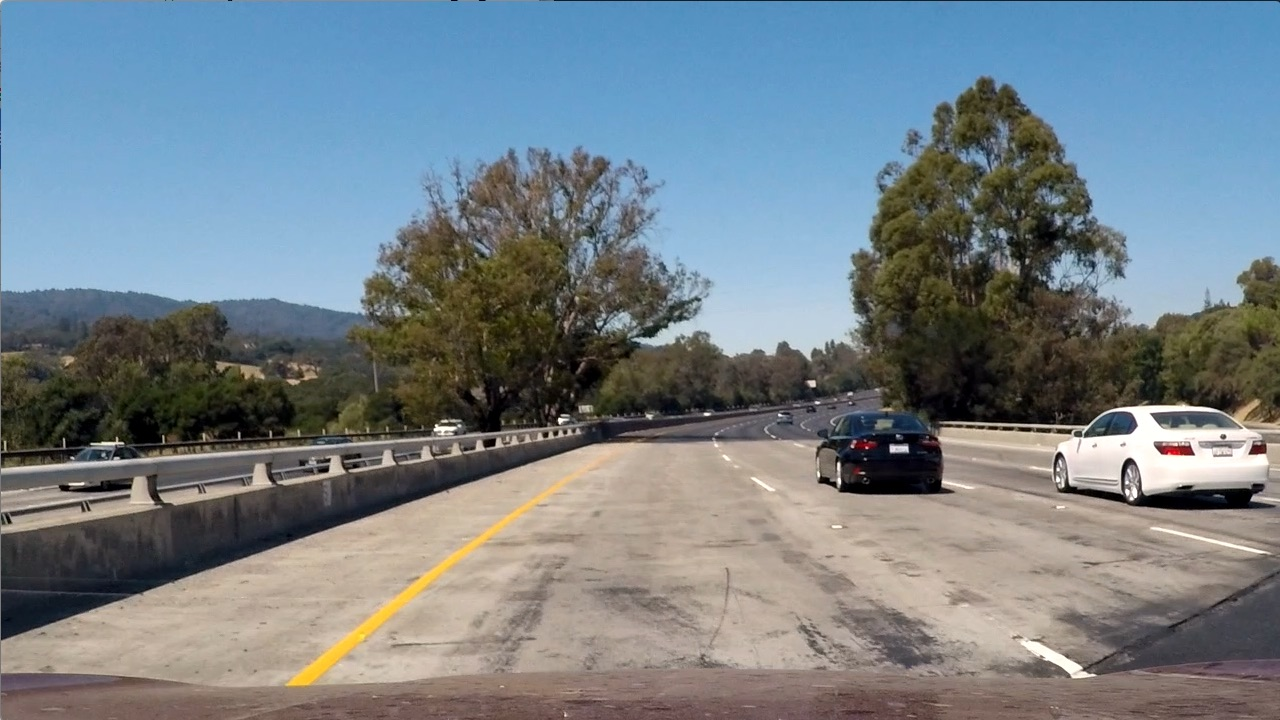
#> input picture test_images/test1.png, 1280 x 720 px; its folder holds 4 pictures in this run
$ jupyter execute --allow-errors Vehicle_Detection_and_Tracking.ipynb   (shell and % lines are left out)   (older library calls are emulated)
#> lines starting #> are read from the running program, lines starting #| are printed output that depends on the picture
# Self-Driving Car Engineer Nanodegree

## Deep Learning

## Project: Vehicle Detection and Tracking

---
## Step 0: Load The Data

[cell 1]
import os
import matplotlib.image as mpimg
import numpy as np
import cv2
from moviepy.editor import VideoFileClip
from IPython.display import HTML

vehicle_dir_path = []

vehicle_dir_path.append('vehicles/vehicles/KITTI_extracted/')

non_vehicle_dir_path = []

non_vehicle_dir_path.append('non-vehicles/non-vehicles/Extras/')

vehicle_images = []
non_vehicle_images = []

#> (the rest of this cell did not finish here and is left out)

### Test Data

[cell 2]
import random
import matplotlib.pyplot as plt

plt.figure(figsize=(10, 10))
#> (this line was passed over: IPython is not available in this run)

index = random.randint(0,len(vehicle_images))
#> (the rest of this cell did not finish here and is left out)

### Split data into training, validation and testing data

#> (a cell that did not finish here is left out)

---

## Step 1: Dataset Summary & Exploration

### Basic Summary of the Data Set

#> (a cell that did not finish here is left out)

---
## Histogram Of Oriented Gradient

### Image Color Histogram and Oriented Gradient Histogram

[cell 5]
from skimage.feature import hog

# [30 lines left out: functions bin_spatial, color_hist, get_hog_features, not called in this run]

### Tune HOG Parameters

[cell 6]
import random
import matplotlib.pyplot as plt

color_space = 'YCrCb'
orient = 8  # HOG orientations
pix_per_cell = 8 # HOG pixels per cell
cell_per_block = 2 # HOG cells per block
hog_channel = 'ALL' # Can be 0, 1, 2, or "ALL"

index = random.randint(0,len(vehicle_images))
#> (the rest of this cell did not finish here and is left out)

### Extract Image Features

[cell 7]
# [66 lines left out: functions single_img_features, extract_features, not called in this run]

#> (a cell that did not finish here is left out)

### Train and Test the Classifier

#> (a cell that did not finish here is left out)

---

## Detect Vehicles in images

After training the classifier, we are ready to use it in images to detect vehicles. We create sliding windows over the image and pass these windows to the classifier to predict the window class.

1. Prepare test images
2. Detect Vehicles in test images
3. Remove Flase Positives

### 1. Prepare Test Images

[cell 10]
test_dir_path = 'test_images/'
output_dir_path = 'output_images/'

test_files = os.listdir(test_dir_path)

test_images = []

for file in test_files:
    # Define the image path
    file_path = test_dir_path + file
    # read image
    image = mpimg.imread(file_path)
#> image is the input picture: shape (720, 1280, 3) float32; mean R, G, B 0.461, 0.505, 0.532
    #image = np.float32(image/255.0)
    test_images.append(image)

### 2. Detect Vehicles in test images

[cell 11]
import matplotlib.pyplot as plt

def draw_boxes(img, bboxes, color = (0, 0, 255), thick=6):
    # Make a copy of the image
    imcopy = np.copy(img)
    for bbox in bboxes:
        # Draw a rectangle given bbox coordinates
        cv2.rectangle(imcopy, bbox[0], bbox[1], color, thick)
    # Return the image copy with boxes drawn
    return imcopy


def slide_window(img, x_start_stop=[None, None], y_start_stop=[None, None],
                    xy_window=(64, 64), xy_overlap=(0.5, 0.5)):
    # If x and/or y start/stop positions not defined, set to image size
    if x_start_stop == [None,None]:
        x_start_stop = [0,img.shape[1]]
    if y_start_stop == [None,None]:
        y_start_stop = [0,img.shape[0]]

    n_x = int((x_start_stop[1] - x_start_stop[0])/(xy_window[0]*xy_overlap[0])) - 1
    n_y = int((y_start_stop[1] - y_start_stop[0])/(xy_window[1]*xy_overlap[1])) - 1

    window_list = []
    # Loop through finding x and y window positions
    for xi in range(n_x):
        for yi in range(n_y):
            x_start = x_start_stop[0] + int(xi*(xy_window[0]*xy_overlap[0]))
            y_start = y_start_stop[0] + int(yi*(xy_window[1]*xy_overlap[1]))
            x_end = x_start + xy_window[0]
            y_end = y_start + xy_window[1]
            window_list.append(((x_start,y_start),(x_end, y_end)))

    return window_list

[cell 12]
def Test_Sliding_Window(img):
    windows = []

    draw_image = np.copy(image)
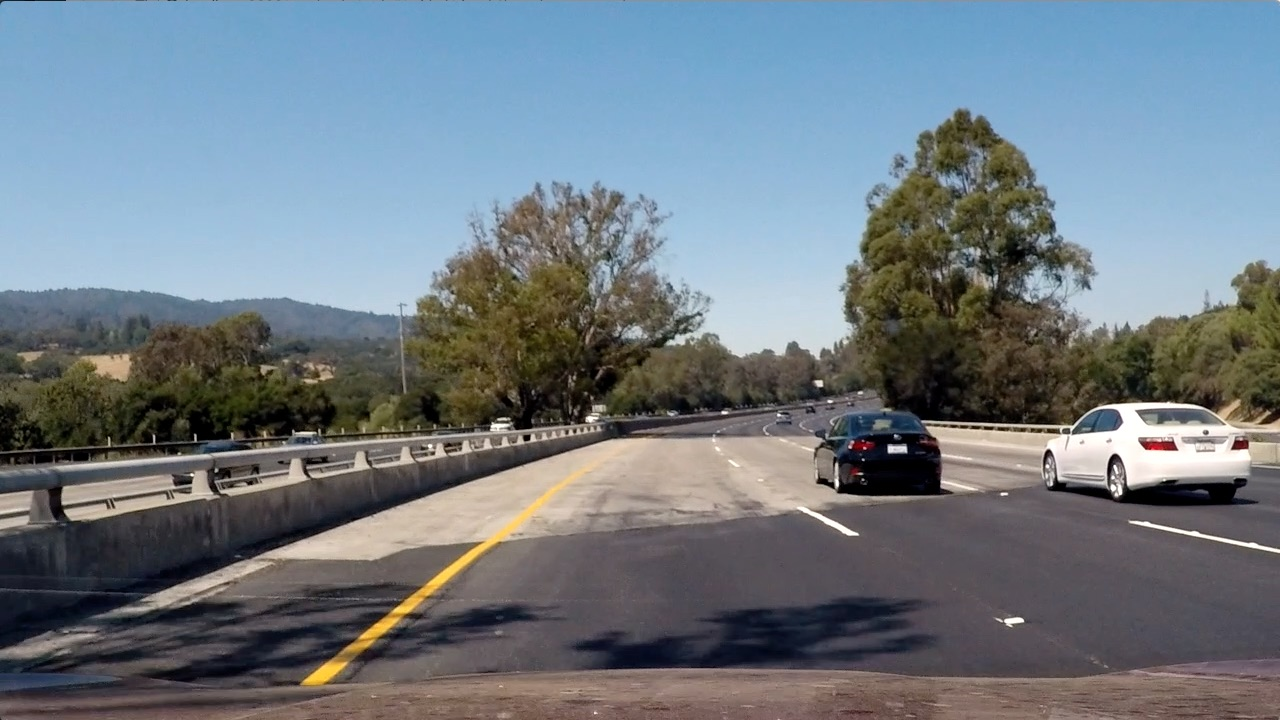
#> draw_image: shape (720, 1280, 3) float32; mean R, G, B 0.44, 0.481, 0.513

    for i in range(5,8):
        windows_boundary = slide_window(draw_image,
                                        x_start_stop=[None, None],
                                        y_start_stop=[int(image.shape[0]*0.5), int(image.shape[0]*0.85)],
                                        xy_window=(32*i, 32*i),
                                        xy_overlap=(0.25, 0.25))
        windows += windows_boundary

    window_img = draw_boxes(draw_image,
                            windows,
                            color=(0, 0, 1),
                            thick=6)
#> the loop in draw_boxes, `for bbox in bboxes:` made 318 passes
#> bbox on passes 1 to 3: ((0, 360), (160, 520)), ((0, 400), (160, 560)), ((0, 440), (160, 600))
#> after the loop in draw_boxes, `for bbox in bboxes:`:
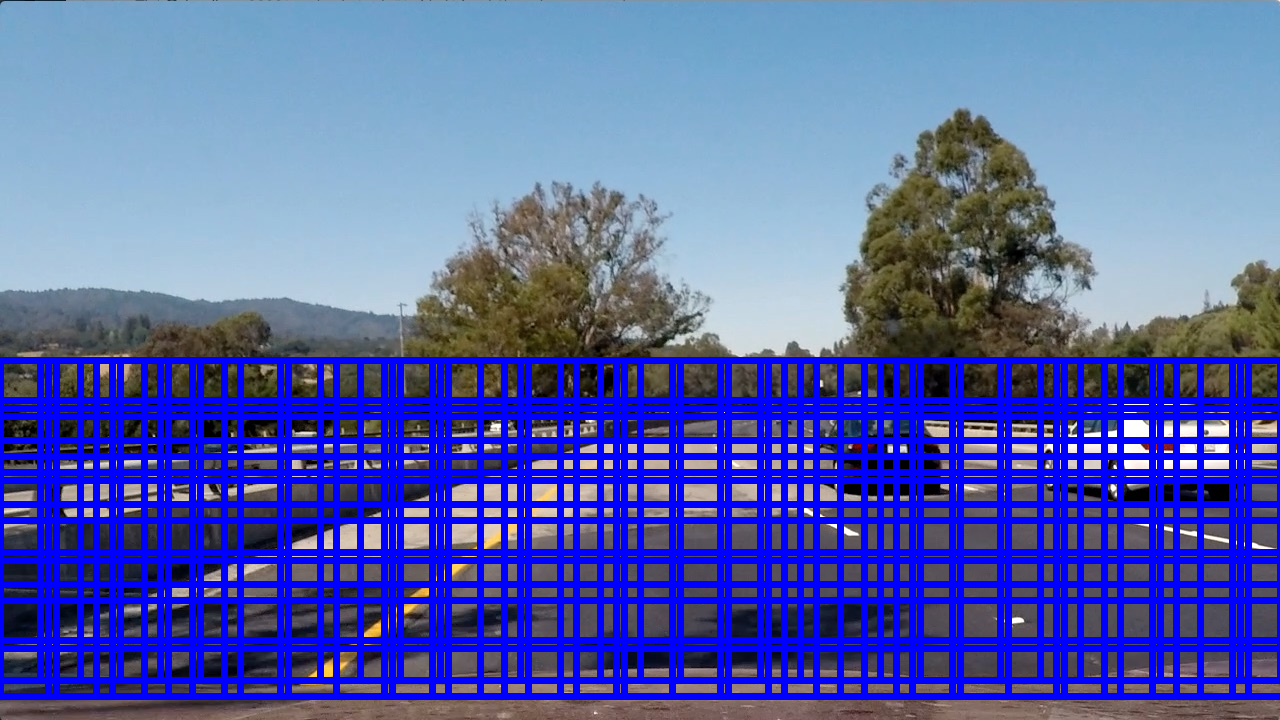
#> imcopy: shape (720, 1280, 3) float32; mean R, G, B 0.332, 0.382, 0.704

    return window_img

### Test Sliding Windows

[cell 13]
import random
import matplotlib.pyplot as plt

index = random.randint(0,len(test_images))
output_img = Test_Sliding_Window(test_images[index])
plt.imshow(output_img)
#> (this line was passed over: IPython is not available in this run)

plt.savefig(output_dir_path + 'Test_Sliding_Windows.png',bbox_inches='tight')
#> (this line was passed over: IPython is not available in this run)
plt.show()

### Detect Vehicles in test images

[cell 14]
# [27 lines left out: function search_windows, not called in this run]

def Vehicle_Detection(image):

    windows = []

    draw_image = np.copy(image)

    for i in range(2,8):
        windows_boundary = slide_window(draw_image,
                                        x_start_stop=[None, None],
                                        y_start_stop=[int(image.shape[0]*0.5), int(image.shape[0]*0.85)],
                                        xy_window=(32*i, 32*i),
                                        xy_overlap=(0.25, 0.25))
        windows += windows_boundary

        hot_windows = search_windows(draw_image, windows, clf, X_scaler_train, color_space=color_space,
                                     spatial_size=spatial_size, hist_bins=hist_bins,
                                     orient=orient, pix_per_cell=pix_per_cell,
                                     cell_per_block=cell_per_block,
                                     hog_channel=hog_channel, spatial_feat=spatial_feat,
                                     hist_feat=hist_feat, hog_feat=hog_feat)

        window_img = draw_boxes(image,
                                hot_windows,
                                color=(0, 0, 1),
                                thick=6)

    return window_img

[cell 15]
plt.figure(figsize=(12, 12))
#> (this line was passed over: IPython is not available in this run)

#> (the rest of this cell did not finish here and is left out)

### 3. Remove False Positives & Define Bounding Boxes

[cell 16]
from scipy.ndimage.measurements import label

# [27 lines left out: functions add_heat, apply_threshold, draw_labeled_bboxes, not called in this run]

def Vehicle_Detection_Heat_Map(image):

    windows = []
    heat = np.zeros_like(image[:,:,0]).astype(np.float)
    draw_image = np.copy(image)

    for i in range(2,8):
        windows_boundary = slide_window(draw_image,
                                        x_start_stop=[None, None],
                                        y_start_stop=[int(image.shape[0]*0.5), int(image.shape[0]*0.85)],
                                        xy_window=(32*i, 32*i),
                                        xy_overlap=(0.2, 0.2))
        windows += windows_boundary

    hot_windows = search_windows(draw_image, windows, clf, X_scaler_train, color_space=color_space,
                                 spatial_size=spatial_size, hist_bins=hist_bins,
                                 orient=orient, pix_per_cell=pix_per_cell,
                                 cell_per_block=cell_per_block,
                                 hog_channel=hog_channel, spatial_feat=spatial_feat,
                                 hist_feat=hist_feat, hog_feat=hog_feat)

    heat = add_heat(heat,hot_windows)

    # Apply threshold to help remove false positives
    heat = apply_threshold(heat,1)

    # Visualize the heatmap when displaying
    heatmap = np.clip(heat, 0, 255)

    # Find final boxes from heatmap using label function
    labels = label(heatmap)

    #window_img = draw_boxes(image,
    #                        hot_windows,
    #                        color=(0, 0, 255),
    #                        thick=6)

    heat_img = draw_labeled_bboxes(draw_image, labels,(0,0,1),6)
    return heat_img

[cell 17]
plt.figure(figsize=(12, 12))
#> (this line was passed over: IPython is not available in this run)
